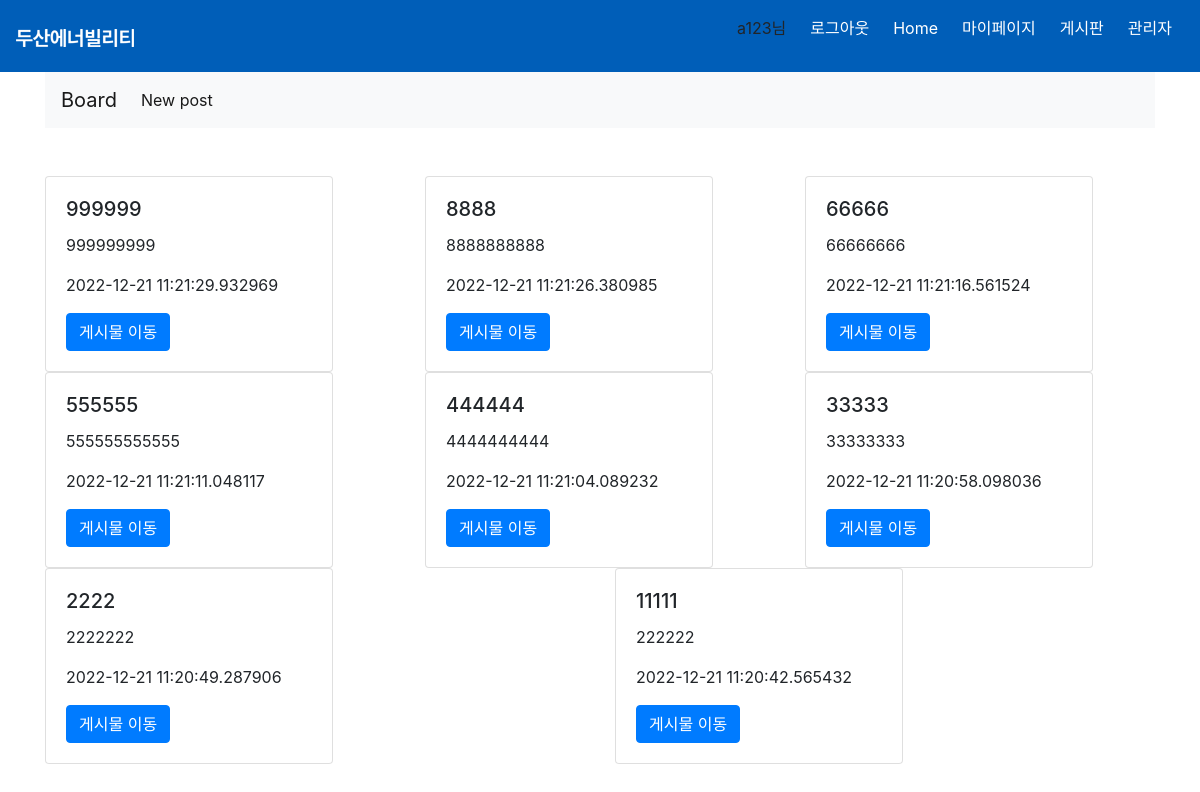
/board (signed in), run on the app's committed database.
### website/models.py (models this page shows, shortened)
class User(db.Model, UserMixin):
    id = db.Column(db.Integer, primary_key=True)
    auth = db.Column(db.String(50))
    name = db.Column(db.String(100), nullable=False)
    email = db.Column(db.String(100), unique=True, nullable=False)
    password = db.Column(db.String(100))
    age = db.Column(db.Integer)
    weight = db.Column(db.Integer)
    gender = db.Column(db.String(100))
    graduation = db.Column(db.String(100))
    hearing = db.Column(db.String(100))
    sight = db.Column(db.String(100))

class Post(db.Model):
    __tablename__ = "posts"
    id = db.Column(db.Integer, primary_key=True)
    title = db.Column(db.String, nullable=False)
    content = db.Column(db.String, nullable=False)
    created_at = db.Column(db.DateTime)
    comments = db.relationship('Comment',backref='post')

### website/auth.py (the view)
@auth.route('/board', methods=['GET', 'POST'])
def board():
    posts = Post.query.order_by(desc(Post.created_at)).all()
    return render_template("board.html", posts=posts)

### website/templates/board.html (shortened to what this page needs)
{% extends "base2.html" %}
{% block body_block %}
<div class='row'>
  {% for post in posts %}
    <div class="col-sm">
      <div class="card" style="width: 18rem;">
        <div class="card-body">
          <h5 class="card-title">{{post.title}}</h5>
          <p class="card-text">{{post.content}}</p>
          <p class="card-text">{{post.created_at}}</p>
          <a href="/posts/{{post.id}}" class="btn btn-primary">게시물 이동</a>
        </div>
      </div>
    </div>
  {% endfor %}
  </div>
{% endblock %}

### website/templates/base2.html (shortened to what this page needs)
<!DOCTYPE html>
<html lang="en">
<head>
    <link rel="stylesheet" href="{{ url_for('static', filename='css/style.css') }}"/>
    <link
      rel="stylesheet"
      href="https://stackpath.bootstrapcdn.com/bootstrap/4.4.1/css/bootstrap.min.css"
    />
    <link rel="stylesheet" href="https://stackpath.bootstrapcdn.com/bootstrap/4.1.3/css/bootstrap.min.css">
    <link
      rel="stylesheet"
      href="https://stackpath.bootstrapcdn.com/font-awesome/4.7.0/css/font-awesome.min.css"
    />
</head>
<body>
    <nav class="navbar">
      <div class="navbar__logo">
        <img src="{{ url_for('static', filename='img/logo-kr-w.png') }}" alt="두산애너빌리티">
      </div>
          <ul class="navbar__menu">
            {% if current_user.is_authenticated %}
              {% if current_user.auth == "관리자" %}
              <li><a>{{ current_user.name }}님</a></li>
              <li><a href="/logout">로그아웃</a></li>
              <li><a href="/">Home</a></li>
              <li><a href="/mypage">마이페이지</a></li>
              <li><a href="/board">게시판</a></li>
              <li><a href="/admin">관리자</a></li>
              {% else %}
              <li><a>{{ current_user.name }}님</a></li>
              <li><a href="/logout">로그아웃</a></li>
              <li><a href="/">Home</a></li>
              <li><a href="/mypage">마이페이지</a></li>
              <li><a href="/board">게시판</a></li>
              {% endif %}
            {% else %}
            <li><a href="/">Home</a></li>
            <li><a href="/mypage">마이페이지</a></li>
            <li><a href="/login">로그인</a></li>
            <li><a href="/board">게시판</a></li>
            {% endif%}
          </ul>
    </nav>
    <div class="container">
      <nav class="navbar navbar-expand-lg navbar-light bg-light">
        <a class="navbar-brand" href="/board">Board</a>
        <div class="collapse navbar-collapse" id="navbarNav">
          <ul class="navbar-nav">
            <li class="nav-item active">
              <a class="nav-link" href="/posts/new">New post<span class="sr-only">(current)</span></a>
            </li>
          </ul>
        </div>
      </nav>
      {% block body_block %} {% endblock %}
    </div>
</body>
</html>

### website/static/css/style.css (style rules this page uses)
:root { --text-color:#ffffff; --background-color:#005eb8; --accent-color:rgb(255, 0, 0); }
body { margin:0; font-family: 'Noto Sans KR', sans-serif; }
.navbar a { text-decoration: none; color:white; }
a { text-decoration: none; color:white; }
.navbar { display:flex; justify-content: space-between; align-items:center; background-color:#005eb8; }
.navbar__logo { padding-top: 0px; color:white; }
.navbar__menu { display:flex; list-style: none; align-items: center; padding-left : 0px; }
.navbar__menu li { padding:8px 12px; }

### data on the page
User: name "a123"
Post: title "999999", content "999999999", created_at "2022-12-21 11:21:29.932969"
Post: title "8888", content "8888888888", created_at "2022-12-21 11:21:26.380985"
Post: title "66666", content "66666666", created_at "2022-12-21 11:21:16.561524"
Post: title "555555", content "555555555555", created_at "2022-12-21 11:21:11.048117"
Post: title "444444", content "4444444444", created_at "2022-12-21 11:21:04.089232"
Post: title "33333", content "33333333", created_at "2022-12-21 11:20:58.098036"
Post: title "2222", content "2222222", created_at "2022-12-21 11:20:49.287906"
Post: title "11111", content "222222", created_at "2022-12-21 11:20:42.565432"
